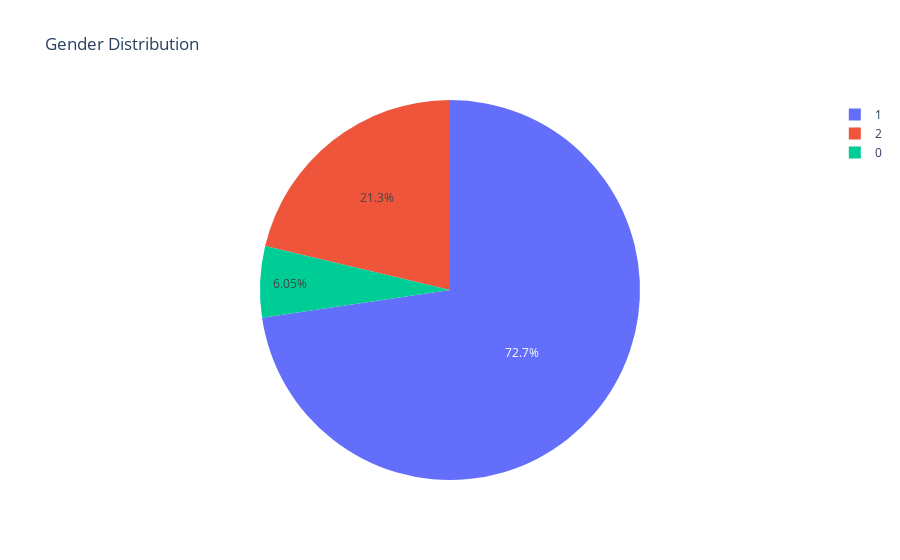

The notebook cell saved with this chart:
### Markdown cell above
we can say that average number of users are one time users or tourists 
compared to the subscribed users.

### Code cell
px.pie(values = tripdata['gender'].value_counts(),
       names = tripdata['gender'].value_counts().index,
       title ="Gender Distribution")

### Figure 1 — Plotly figure (JSON) as saved in the notebook; plotly's stock layout.template omitted (floating-point values rounded to 4 significant figures)
{"data": [{"domain": {"x": [0, 1], "y": [0, 1]}, "hovertemplate": "label=%{label}<br>value=%{value}<extra></extra>", "labels": [1, 2, 0], "legendgroup": "", "name": "", "showlegend": true, "type": "pie", "values": [257131, 75345, 21416]}], "layout": {"legend": {"tracegroupgap": 0}, "title": {"text": "Gender Distribution"}}}
